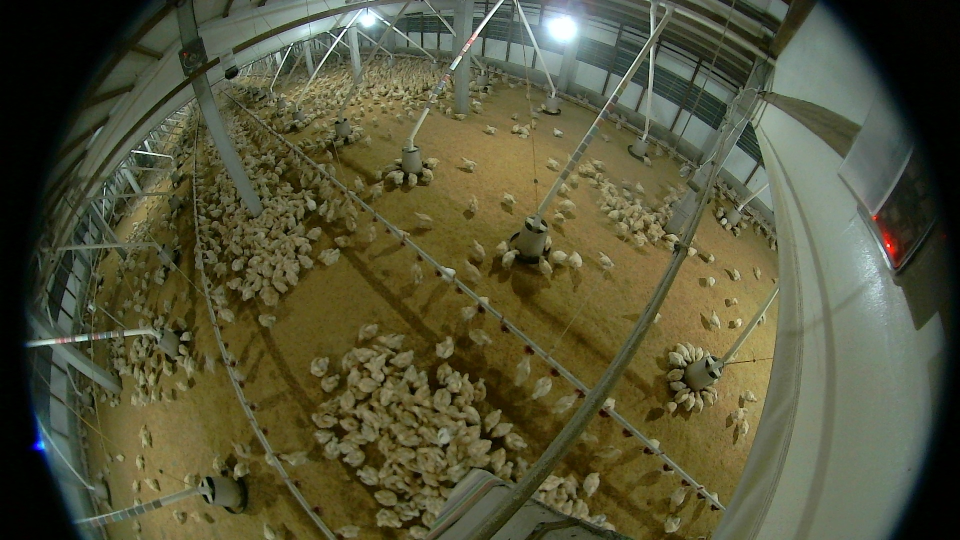
#> input picture 0/06-00-48.jpg, 1920 x 1080 px (shown at 1/2 size); its folder holds only this picture in this run
$ python optical.py   (older library calls are emulated)
#> lines starting #> are read from the running program, lines starting #| are printed output that depends on the picture
#> in process_videos, prev_frame is the input picture: shape (1080, 1920, 3); mean B, G, R 57, 84.4, 84.7
import numpy as np
import argparse
import cv2
import csv
import time
import os
import glob
import math
#from pathlib import Path


def calculate_optical_flow(prev_gray, next_gray):
    # define parameters for optical flow calculation
    pyr_scale = 0.5
    levels = 1
    winsize = 80
    iterations = 1
    poly_n = 5
    poly_sigma = 1.1
    flags = 0
    flow = cv2.calcOpticalFlowFarneback(prev_gray, next_gray, None, pyr_scale, levels, winsize, iterations, poly_n, poly_sigma, flags)
    # convert optical flow to polar coordinates
    magnitude, angle = cv2.cartToPolar(flow[..., 0], flow[..., 1])
    return np.sum(magnitude)


def calibration(img):
    DIM = np.load('cal_parameters_L/DIM.npy')
#> (reads cal_parameters_L/DIM.npy from the repository)
    k = np.load('cal_parameters_L/K.npy')
#> (reads cal_parameters_L/K.npy from the repository)
    d= np.load('cal_parameters_L/D.npy')
#> (reads cal_parameters_L/D.npy from the repository)
    nk = k.copy()
    nk[0,0]=k[0,0]/2
    nk[1,1]=k[1,1]/2
    # Just by scaling the matrix coefficients!
    DIM = tuple(DIM)
    map1, map2 = cv2.fisheye.initUndistortRectifyMap(k, d, np.eye(3), nk, DIM, cv2.CV_32FC1)
    nemImg = cv2.remap(img, map1, map2, interpolation=cv2.INTER_LINEAR, borderMode=cv2.BORDER_CONSTANT)
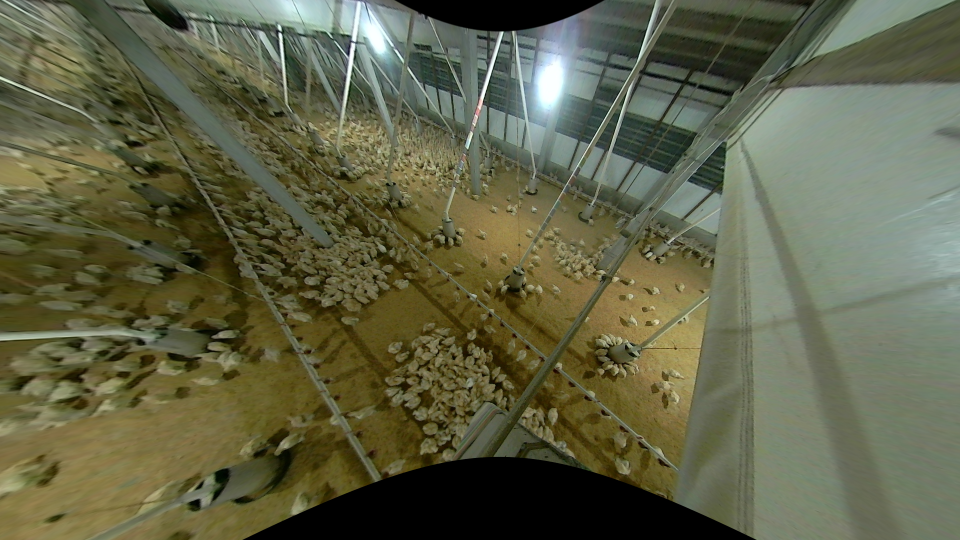
#> nemImg: shape (1080, 1920, 3) (shown at 1/2 size); mean B, G, R 71.1, 97.9, 96.1

    return nemImg

def process_videos():
    record_time = 5
    source = opt.source
    output_dir = './'
    # define video properties
    frame_width = 1920
    frame_height = 1080
    fourcc = cv2.VideoWriter_fourcc(*'mp4v')

    # initialize variables for chicken velocity
    num_pixels = frame_width * frame_height
    mean_vx, mean_vy = 0, 0
    move = 0
    count = 0
    start = False
    movement = []
    t = []
    # loop over videos in the 'L' folder
    path_list = os.listdir(source)
    path_list.sort(key=lambda x:os.path.getctime(os.path.join(source, x)))
    img_file = os.path.join(source, path_list[0])

    prev_frame = cv2.imread(img_file)
    prev_frame = calibration(prev_frame)
    prev_frame = cv2.resize(prev_frame, (480,270))
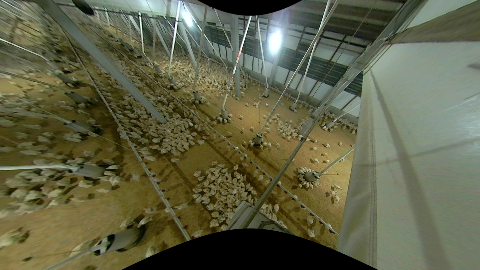
#> prev_frame: shape (270, 480, 3); mean B, G, R 71.2, 98, 96.3
    prev_gray = cv2.cvtColor(prev_frame, cv2.COLOR_BGR2GRAY)
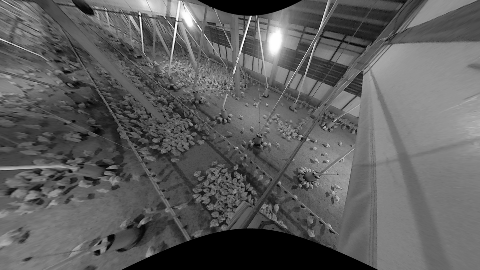
#> prev_gray: shape (270, 480); min 0, max 254, mean 94.4
    os.remove(img_file)
    print(path_list[0])

    while True:
        if int(time.strftime("%H")) >= 20:
          break
        path_list = os.listdir(source)
        path_list.sort(key=lambda x:os.path.getctime(os.path.join(source, x)))

        for filename in path_list:
            t0 = time.time()
            if filename.endswith('.jpg'):

                img_file = os.path.join(source, filename)
                print(img_file)
                # get timestamp from video file name
                timestamp_str = os.path.splitext(os.path.basename(img_file))[0]
                h, m, _ = timestamp_str.split('-')
                print(h,m)
                # ret, frame = cap.read()
                curr_frame = cv2.imread(img_file)
                if curr_frame is None:
                  time.sleep(15)
                  break
                curr_frame = calibration(curr_frame)
                curr_frame = cv2.resize(curr_frame, (480,270))
                curr_gray = cv2.cvtColor(curr_frame, cv2.COLOR_BGR2GRAY)

                move = calculate_optical_flow(prev_gray, curr_gray)

                # Updates previous frame
                prev_gray = curr_gray
                #movement.append(move)
                #time.append(timestamp_str)
                print(move)
                print(f'Done. ({time.time() - t0:.3f}s)')
                time.sleep(record_time)
                os.remove(img_file)
            with open(os.path.join(output_dir, 'velocity_result.csv'), 'a') as f:
                csv_writer = csv.writer(f, delimiter=',')
                csv_writer.writerow([str(timestamp_str),move])
if __name__ == '__main__':
    parser = argparse.ArgumentParser()
    parser.add_argument('--source', type=str, default='./0', help='source')  # file/folder, 0 for webcam
    opt = parser.parse_args()
    process_videos()
